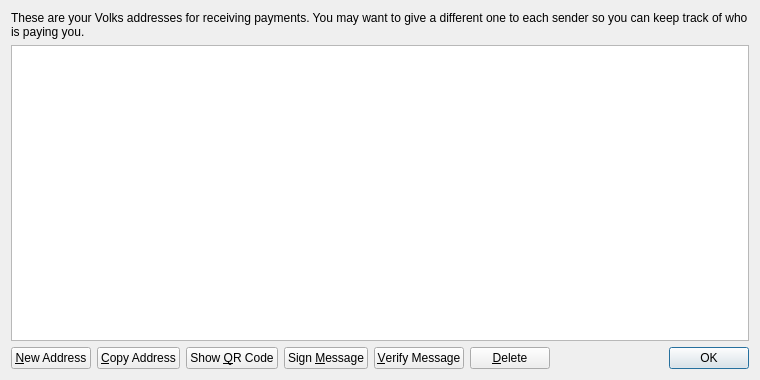
<?xml version="1.0" encoding="UTF-8"?>
<ui version="4.0">
 <class>AddressBookPage</class>
 <widget class="QWidget" name="AddressBookPage">
  <property name="geometry">
   <rect>
    <x>0</x>
    <y>0</y>
    <width>760</width>
    <height>380</height>
   </rect>
  </property>
  <property name="windowTitle">
   <string>Address Book</string>
  </property>
  <layout class="QVBoxLayout" name="verticalLayout">
   <item>
    <widget class="QLabel" name="labelExplanation">
     <property name="text">
      <string>These are your Volks addresses for receiving payments. You may want to give a different one to each sender so you can keep track of who is paying you.</string>
     </property>
     <property name="textFormat">
      <enum>Qt::PlainText</enum>
     </property>
     <property name="wordWrap">
      <bool>true</bool>
     </property>
    </widget>
   </item>
   <item>
    <widget class="QTableView" name="tableView">
     <property name="contextMenuPolicy">
      <enum>Qt::CustomContextMenu</enum>
     </property>
     <property name="toolTip">
      <string>Double-click to edit address or label</string>
     </property>
     <property name="tabKeyNavigation">
      <bool>false</bool>
     </property>
     <property name="alternatingRowColors">
      <bool>true</bool>
     </property>
     <property name="selectionMode">
      <enum>QAbstractItemView::SingleSelection</enum>
     </property>
     <property name="selectionBehavior">
      <enum>QAbstractItemView::SelectRows</enum>
     </property>
     <property name="sortingEnabled">
      <bool>true</bool>
     </property>
     <attribute name="verticalHeaderVisible">
      <bool>false</bool>
     </attribute>
    </widget>
   </item>
   <item>
    <layout class="QHBoxLayout" name="horizontalLayout">
     <item>
      <widget class="QPushButton" name="newAddressButton">
       <property name="toolTip">
        <string>Create a new address</string>
       </property>
       <property name="text">
        <string>&amp;New Address</string>
       </property>
       <property name="icon">
        <iconset resource="../bitcoin.qrc">
         <normaloff>:/icons/add</normaloff>:/icons/add</iconset>
       </property>
      </widget>
     </item>
     <item>
      <widget class="QPushButton" name="copyToClipboard">
       <property name="toolTip">
        <string>Copy the currently selected address to the system clipboard</string>
       </property>
       <property name="text">
        <string>&amp;Copy Address</string>
       </property>
       <property name="icon">
        <iconset resource="../bitcoin.qrc">
         <normaloff>:/icons/editcopy</normaloff>:/icons/editcopy</iconset>
       </property>
      </widget>
     </item>
     <item>
      <widget class="QPushButton" name="showQRCode">
       <property name="text">
        <string>Show &amp;QR Code</string>
       </property>
       <property name="icon">
        <iconset resource="../bitcoin.qrc">
         <normaloff>:/icons/qrcode</normaloff>:/icons/qrcode</iconset>
       </property>
      </widget>
     </item>
     <item>
      <widget class="QPushButton" name="signMessage">
       <property name="toolTip">
        <string>Sign a message to prove you own a Volks address</string>
       </property>
       <property name="text">
        <string>Sign &amp;Message</string>
       </property>
       <property name="icon">
        <iconset resource="../bitcoin.qrc">
         <normaloff>:/icons/edit</normaloff>:/icons/edit</iconset>
       </property>
      </widget>
     </item>
     <item>
      <widget class="QPushButton" name="verifyMessage">
       <property name="toolTip">
        <string>Verify a message to ensure it was signed with a specified Volks address</string>
       </property>
       <property name="text">
        <string>&amp;Verify Message</string>
       </property>
       <property name="icon">
        <iconset resource="../bitcoin.qrc">
         <normaloff>:/icons/transaction_0</normaloff>:/icons/transaction_0</iconset>
       </property>
      </widget>
     </item>
     <item>
      <widget class="QPushButton" name="deleteButton">
       <property name="toolTip">
        <string>Delete the currently selected address from the list</string>
       </property>
       <property name="text">
        <string>&amp;Delete</string>
       </property>
       <property name="icon">
        <iconset resource="../bitcoin.qrc">
         <normaloff>:/icons/remove</normaloff>:/icons/remove</iconset>
       </property>
      </widget>
     </item>
     <item>
      <spacer name="horizontalSpacer">
       <property name="orientation">
        <enum>Qt::Horizontal</enum>
       </property>
       <property name="sizeHint" stdset="0">
        <size>
         <width>40</width>
         <height>20</height>
        </size>
       </property>
      </spacer>
     </item>
     <item>
      <widget class="QDialogButtonBox" name="buttonBox">
       <property name="sizePolicy">
        <sizepolicy hsizetype="Maximum" vsizetype="Fixed">
         <horstretch>0</horstretch>
         <verstretch>0</verstretch>
        </sizepolicy>
       </property>
       <property name="standardButtons">
        <set>QDialogButtonBox::Ok</set>
       </property>
      </widget>
     </item>
    </layout>
   </item>
  </layout>
 </widget>
 <resources>
  <include location="../bitcoin.qrc"/>
 </resources>
 <connections/>
</ui>
